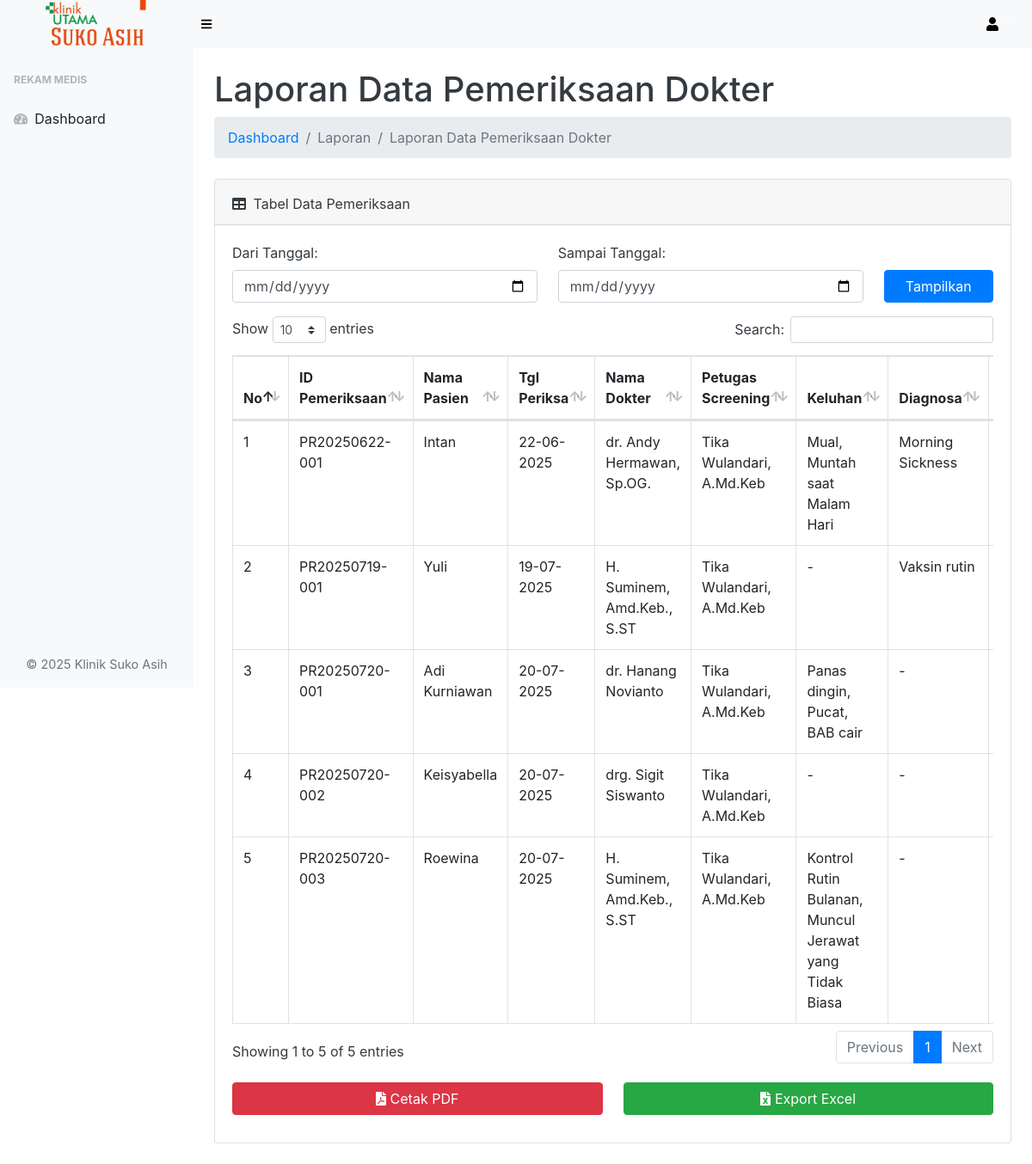
/laporan/laporan-pemeriksaan/laporan-pemeriksaan.php (signed in), run on the app's committed database.
### tables this page shows
CREATE TABLE `tb_pemeriksaan` (
  `id_pemeriksaan` varchar(15) NOT NULL,
  `id_pendaftaran` varchar(15) NOT NULL,
  `id_user` int(3) DEFAULT NULL,
  `no_rm` int(6) DEFAULT NULL,
  `id_poli` int(3) DEFAULT NULL,
  `id_dokter` int(3) DEFAULT NULL,
  `tgl_pemeriksaan` date NOT NULL,
  `status` enum('0','1','2','3') NOT NULL
);

CREATE TABLE `tb_pasien` (
  `no_rm` int(6) NOT NULL,
  `nik` bigint(16) NOT NULL,
  `nm_pasien` varchar(60) NOT NULL,
  `jenis_kelamin` enum('Laki-Laki','Perempuan') NOT NULL,
  `tgl_lahir` date NOT NULL,
  `alamat` text NOT NULL,
  `telp_psn` varchar(15) NOT NULL,
  `alergi_obat` text NOT NULL,
  `riwayat_penyakit` text NOT NULL,
  `nm_pj` varchar(60) NOT NULL,
  `telp_pj` varchar(15) NOT NULL
);

CREATE TABLE `tb_dokter` (
  `id_dokter` int(3) NOT NULL,
  `nm_dokter` varchar(60) NOT NULL,
  `id_poli` int(3) NOT NULL,
  `telp_dokter` varchar(15) NOT NULL
);

CREATE TABLE `tb_user` (
  `id_user` int(3) NOT NULL,
  `username` varchar(20) NOT NULL,
  `nm_lengkap` varchar(60) NOT NULL,
  `password` varchar(20) NOT NULL,
  `jabatan` enum('pendaftaran','dokter','pimpinan','apoteker') NOT NULL
);

CREATE TABLE `tb_pemeriksaan_obgyn` (
  `id_pemeriksaan` varchar(15) NOT NULL,
  `hpht` date NOT NULL,
  `hpl` date NOT NULL,
  `td` varchar(7) NOT NULL,
  `bb` decimal(5,2) NOT NULL,
  `lila` decimal(4,1) NOT NULL,
  `umur_hamil` int(3) NOT NULL,
  `gpa` varchar(10) NOT NULL,
  `riwayat_persalinan` text NOT NULL,
  `keluhan` text NOT NULL,
  `diagnosa` text NOT NULL,
  `kd_diagnosa` varchar(7) NOT NULL,
  `terapi` text NOT NULL,
  `tindak_lanjut` enum('Selesai','Kontrol','Rujuk','Rawat Inap') NOT NULL
);

CREATE TABLE `tb_pendaftaran` (
  `id_pendaftaran` varchar(15) NOT NULL,
  `no_rm` int(6) NOT NULL,
  `tgl_pendaftaran` datetime NOT NULL,
  `id_dokter` int(3) NOT NULL,
  `id_poli` int(3) NOT NULL,
  `status` enum('0','1') NOT NULL,
  `jenis_kia` enum('Umum','Obgyn','Imunisasi','KB') DEFAULT NULL
);

CREATE TABLE `tb_pemeriksaan_imunisasi` (
  `id_pemeriksaan` varchar(15) NOT NULL,
  `riwayat_imunisasi` text NOT NULL,
  `jenis_imunisasi` enum('HB-0','BCG','DPT-HB-Hib','OPV','PCV','RV','IPV','MR','JE*','DT','Td','HPV','Lainnya') NOT NULL,
  `tgl_imunisasi` date NOT NULL,
  `diagnosa` text NOT NULL,
  `kd_diagnosa` varchar(7) NOT NULL,
  `terapi` text NOT NULL,
  `tindak_lanjut` enum('Selesai','Kontrol','Rujuk','Rawat Inap') NOT NULL
);

CREATE TABLE `tb_pemeriksaan_umum` (
  `id_pemeriksaan` varchar(15) NOT NULL,
  `bb` decimal(5,2) NOT NULL,
  `tb` decimal(5,2) NOT NULL,
  `suhu` decimal(4,1) NOT NULL,
  `td` varchar(7) NOT NULL,
  `keluhan` text NOT NULL,
  `diagnosa` text NOT NULL,
  `kd_diagnosa` varchar(7) NOT NULL,
  `terapi` text NOT NULL,
  `tindak_lanjut` enum('Selesai','Kontrol','Rujuk','Rawat Inap') NOT NULL
);

CREATE TABLE `tb_pemeriksaan_gigi` (
  `id_pemeriksaan` varchar(15) NOT NULL,
  `S` text NOT NULL,
  `O` text NOT NULL,
  `kd_diagnosa` varchar(7) NOT NULL,
  `A` text NOT NULL,
  `P` text NOT NULL,
  `tindak_lanjut` enum('Selesai','Kontrol','Rujuk','Rawat Inap') NOT NULL
);

CREATE TABLE `tb_pemeriksaan_kb` (
  `id_pemeriksaan` varchar(15) NOT NULL,
  `jenis_kb` enum('TF','CF','DG','IUD','Pil') NOT NULL,
  `tgl_pasang` date NOT NULL,
  `anamnesa` text NOT NULL,
  `diagnosa` text NOT NULL,
  `kd_diagnosa` varchar(7) NOT NULL,
  `terapi` text NOT NULL,
  `tindak_lanjut` enum('Selesai','Kontrol','Rujuk','Rawat Inap') NOT NULL
);

### laporan/laporan-pemeriksaan/laporan-pemeriksaan.php (the view, shortened to what this page needs)
<?php
include '../../koneksi.php';
?>
<!DOCTYPE html>
<html lang="en">
<head>
    <link href="../../assets/css/styles.css" rel="stylesheet" />
    <link href="../../assets/css/dataTables.bootstrap4.min.css" rel="stylesheet" />
</head>
<body class="sb-nav-fixed">
    <nav class="sb-topnav navbar navbar-expand navbar-dark bg-light">
        <a class="navbar-brand text-center" href="../../index.php">
            <img src="../../login/img/logodashboard.png" alt="Logo Klinik Suko Asih" style="height: 60px;">
        </a>
        <button class="btn btn-link btn-sm order-1 order-lg-0" id="sidebarToggle" href="#"><i class="fas fa-bars" style="color: black;"></i></button>
        <ul class="navbar-nav ml-auto ml-md-0">
            <li class="nav-item dropdown">
                <a class="nav-link dropdown-toggle" id="userDropdown" href="#" role="button" data-toggle="dropdown" aria-haspopup="true" aria-expanded="false"><i class="fas fa-user fa-fw" style="color: black;"></i></a>
            </li>
        </ul>
    </nav>
    <div id="layoutSidenav">
        <div id="layoutSidenav_nav">
            <nav class="sb-sidenav accordion sb-sidenav-light" id="sidenavAccordion">
                <div class="sb-sidenav-menu">
                    <div class="nav">
                        <div class="sb-sidenav-menu-heading">Rekam Medis</div>
                        <a class="nav-link" href="../../index.php">
                            <div class="sb-nav-link-icon"><i class="fas fa-tachometer-alt"></i></div>
                            Dashboard
                        </a>
                    </div>
                </div>
                <p class="text-center mt-3 text-muted" style="font-size: 0.9rem;">&copy; 2025 Klinik Suko Asih</p>
            </nav>
        </div>
        <div id="layoutSidenav_content" class="bg-white text-dark">
            <main>
                <div class="container-fluid">
                    <h1 class="mt-4">Laporan Data Pemeriksaan Dokter</h1>
                    <ol class="breadcrumb mb-4">
                        <li class="breadcrumb-item"><a href="../../index.php" class="text-decoration-none">Dashboard</a></li>
                        <li class="breadcrumb-item active">Laporan</li>
                        <li class="breadcrumb-item active">Laporan Data Pemeriksaan Dokter</li>
                    </ol>
                    <div class="card mb-4">
                        <div class="card-header">
                            <div class="row">
                                <div class="col-md-9">
                                    <i class="fas fa-table mr-1 mt-2"></i>
                                    Tabel Data Pemeriksaan
                                </div>
                            </div>
                        </div>
                        <div class="card-body">
                            <div class="table-responsive">
                                 <form method="GET" class="mb-3">
                                    <div class="row">
                                        <div class="col-md-5">
                                            <label>Dari Tanggal:</label>
                                            <input type="date" name="dari" class="form-control" value="<?php echo isset($_GET['dari']) ? $_GET['dari'] : '' ?>">
                                        </div>
                                        <div class="col-md-5">
                                            <label>Sampai Tanggal:</label>
                                            <input type="date" name="sampai" class="form-control" value="<?php echo isset($_GET['sampai']) ? $_GET['sampai'] : '' ?>">
                                        </div>
                                        <div class="col-md-2 d-flex align-items-end">
                                            <button type="submit" class="btn btn-primary w-100">Tampilkan</button>
                                        </div>
                                    </div>
                                </form>
                                <table class="table table-bordered" id="dataTable" width="100%" cellspacing="0">
                                    <thead>
                                        <tr>
                                            <th>No</th>
                                            <th>ID Pemeriksaan</th>
                                            <th>Nama Pasien</th>
                                            <th>Tgl Periksa</th>
                                            <th>Nama Dokter</th>
                                            <th>Petugas Screening</th>
                                            <th>Keluhan</th>
                                            <th>Diagnosa</th>
                                            <th>Terapi</th>
                                        </tr>
                                    </thead>
                                    <tbody>
                                        <?php
                                        $nomor = 1; ?>
                                        <?php
                                        $query .= "ORDER BY a.tgl_pemeriksaan ASC";
                                        $ambil = mysqli_query($koneksi, $query);
                                        ?>
                                        <?php while ($pecah = $ambil->fetch_assoc()) :
                                            $keluhan = $diagnosa = $terapi = $tindak = '-';
                                            if ($pecah['id_poli'] == 2) {
                                                $keluhan = $pecah['keluhan_umum'] ?? '-';
                                                $diagnosa = $pecah['diagnosa_umum'] ?? '-';
                                                $terapi = $pecah['terapi_umum'] ?? '-';
                                            } elseif ($pecah['id_poli'] == 1) {
                                                $keluhan = $pecah['keluhan_obgyn'] ?? '-';
                                                $diagnosa = $pecah['diagnosa_obgyn'] ?? '-';
                                                $terapi = $pecah['terapi_obgyn'] ?? '-';
                                            } elseif ($pecah['id_poli'] == 3) {
                                                $keluhan = $pecah['keluhan_gigi'] ?? '-';
                                                $diagnosa = $pecah['diagnosa_gigi'] ?? '-';
                                                $terapi = $pecah['terapi_gigi'] ?? '-';
                                            } elseif ($pecah['id_poli'] == 4) {
                                               if ($pecah['jenis_kia'] == 'Umum') {
                                                    $keluhan = $pecah['keluhan_umum'] ?? '-';
                                                    $diagnosa = $pecah['diagnosa_umum'] ?? '-';
                                                    $terapi = $pecah['terapi_umum'] ?? '-';
                                                    $tindak = $pecah['tindak_umum'] ?? '-';
                                                } elseif ($pecah['jenis_kia'] == 'Obgyn') {
                                                    $keluhan = $pecah['keluhan_obgyn'] ?? '-';
                                                    $diagnosa = $pecah['diagnosa_obgyn'] ?? '-';
                                                    $terapi = $pecah['terapi_obgyn'] ?? '-';
                                                    $tindak = $pecah['tindak_obgyn'] ?? '-';
                                                } elseif ($pecah['jenis_kia'] == 'Imunisasi') {
                                                    $keluhan = '-';
                                                    $diagnosa = $pecah['diagnosa_imunisasi'] ?? '-';
                                                    $terapi = $pecah['terapi_imunisasi'] ?? '-';
                                                } elseif ($pecah['jenis_kia'] == 'KB') {
                                                    $keluhan = $pecah['keluhan_kb'] ?? '-';
                                                    $diagnosa = $pecah['diagnosa_kb'] ?? '-';
                                                    $terapi = $pecah['terapi_kb'] ?? '-';
                                                }
                                            }
                                        ?>
                                        <tr>
                                            <td><?= $nomor++; ?></td>
                                            <td><?= $pecah['id_pemeriksaan']; ?></td>
                                            <td><?= $pecah['nm_pasien']; ?></td>
                                            <td><?= date('d-m-Y', strtotime($pecah['tgl_pemeriksaan'])) ?? '-'; ?></td>
                                            <td><?= $pecah['nm_dokter']; ?></td>
                                            <td><?= $pecah['nm_lengkap']; ?></td>
                                            <td><?= $keluhan; ?></td>
                                            <td><?= $diagnosa; ?></td>
                                            <td><?= $terapi; ?></td>
                                        </tr>
                                        <?php endwhile; ?>
                                    </tbody>
                                </table>
                            </div>
                        </div>
                        <div class="row mb-3 mx-2">
                            <div class="col-md-6 pe-1 mb-3">
                                <a href="cetak-laporan-pemeriksaan.php?dari=<?= $_GET['dari'] ?? '' ?>&sampai=<?= $_GET['sampai'] ?? '' ?>" target="_blank" class="btn btn-danger w-100">
                                    <i class="fas fa-file-pdf"></i> Cetak PDF
                                </a>
                            </div>
                            <div class="col-md-6 ps-1">
                                <a href="laporan-pemeriksaan-export.php?dari=<?= $_GET['dari'] ?? '' ?>&sampai=<?= $_GET['sampai'] ?? '' ?>" class="btn btn-success w-100">
                                    <i class="fas fa-file-excel"></i> Export Excel
                                </a>
                            </div>
                        </div>
                        </div>
                    </div>
                </div>
        </div>
</body>
</html>

### data on the page
tb_pemeriksaan: id_pemeriksaan "PR20250622-001", no_rm.nm_pasien "Intan", tgl_pemeriksaan "22-06-2025", id_dokter.nm_dokter "dr. Andy Hermawan, Sp.OG.", id_user.nm_lengkap "Tika Wulandari, A.Md.Keb", tb_pemeriksaan_obgyn.keluhan "Mual, Muntah saat Malam Hari", tb_pemeriksaan_obgyn.diagnosa "Morning Sickness"
tb_pemeriksaan: id_pemeriksaan "PR20250719-001", no_rm.nm_pasien "Yuli", tgl_pemeriksaan "19-07-2025", id_dokter.nm_dokter "H. Suminem, Amd.Keb., S.ST", id_user.nm_lengkap "Tika Wulandari, A.Md.Keb", id_pendaftaran.jenis_kia "-", tb_pemeriksaan_imunisasi.diagnosa "Vaksin rutin"
tb_pemeriksaan: id_pemeriksaan "PR20250720-001", no_rm.nm_pasien "Adi Kurniawan", tgl_pemeriksaan "20-07-2025", id_dokter.nm_dokter "dr. Hanang Novianto", id_user.nm_lengkap "Tika Wulandari, A.Md.Keb", tb_pemeriksaan_umum.keluhan "Panas dingin, Pucat, BAB cair", tb_pemeriksaan_umum.diagnosa "-"
tb_pemeriksaan: id_pemeriksaan "PR20250720-002", no_rm.nm_pasien "Keisyabella", tgl_pemeriksaan "20-07-2025", id_dokter.nm_dokter "drg. Sigit Siswanto", id_user.nm_lengkap "Tika Wulandari, A.Md.Keb", tb_pemeriksaan_gigi.S "-", tb_pemeriksaan_gigi.A "-"
tb_pemeriksaan: id_pemeriksaan "PR20250720-003", no_rm.nm_pasien "Roewina", tgl_pemeriksaan "20-07-2025", id_dokter.nm_dokter "H. Suminem, Amd.Keb., S.ST", id_user.nm_lengkap "Tika Wulandari, A.Md.Keb", tb_pemeriksaan_kb.anamnesa "Kontrol Rutin Bulanan, Muncul Jerawat yang Tidak Biasa", tb_pemeriksaan_kb.diagnosa "-"
